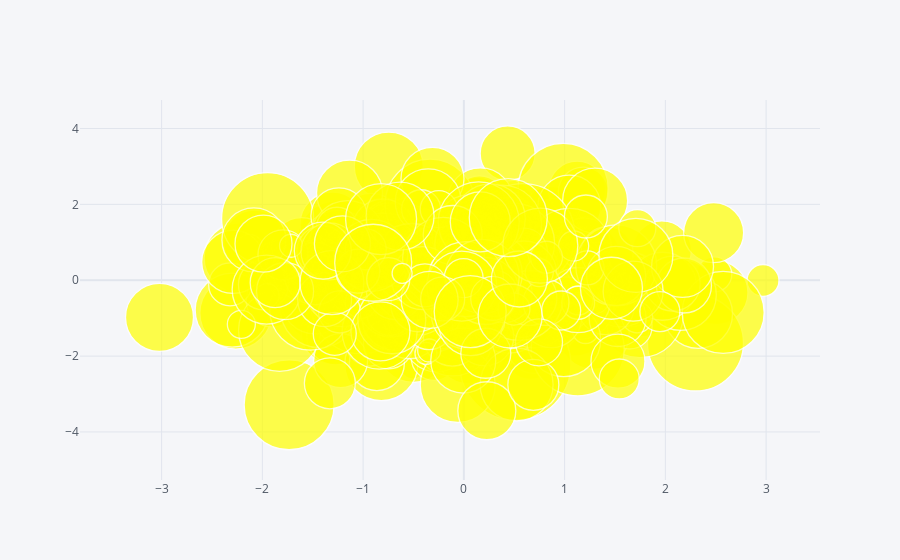

Write notebook code for a chart like this one.
### Code cell
df1.iplot(kind='bubble',x='A',y='B',size='C',color='yellow')

### Figure 1 — Plotly figure (JSON) as saved in the notebook; plotly's stock layout.template omitted (floating-point values rounded to 4 significant figures; data arrays with more than 128 entries replaced by an {"elided": "..."} marker saying what was removed)
{"data": [{"marker": {"color": {"elided": "500 str values"}, "line": {"width": 1.3}, "size": {"elided": "500 int values"}, "symbol": "circle"}, "mode": "markers", "text": "", "type": "scatter", "x": {"elided": "500 float values"}, "y": {"elided": "500 float values"}}], "layout": {"legend": {"bgcolor": "#F5F6F9", "font": {"color": "#4D5663"}}, "paper_bgcolor": "#F5F6F9", "plot_bgcolor": "#F5F6F9", "title": {"font": {"color": "#4D5663"}}, "xaxis": {"gridcolor": "#E1E5ED", "showgrid": true, "tickfont": {"color": "#4D5663"}, "title": {"font": {"color": "#4D5663"}, "text": ""}, "zerolinecolor": "#E1E5ED"}, "yaxis": {"gridcolor": "#E1E5ED", "showgrid": true, "tickfont": {"color": "#4D5663"}, "title": {"font": {"color": "#4D5663"}, "text": ""}, "zerolinecolor": "#E1E5ED"}}}
